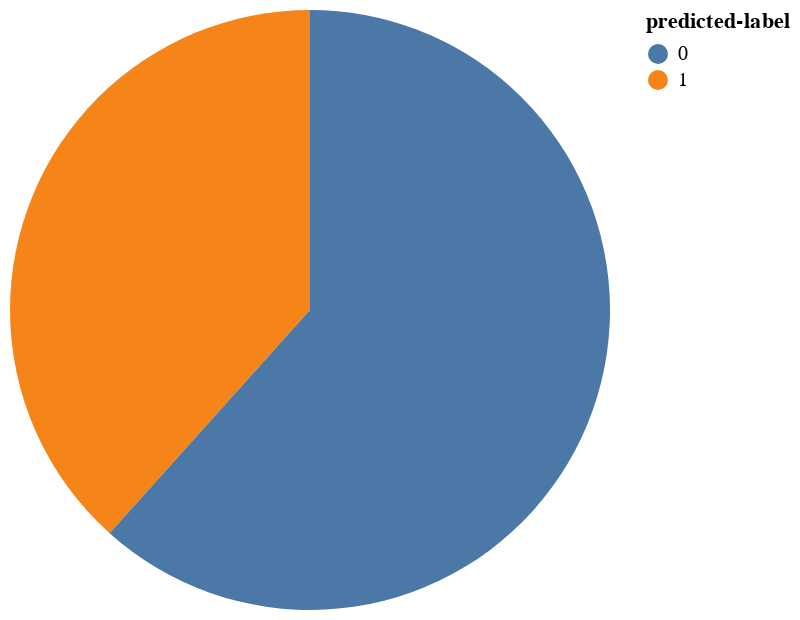

Write notebook code for a chart like this one.
### Code cell
counting = yp.select(pl.col('predicted-label').value_counts()).unnest('predicted-label')

pie = (alt.Chart(counting).mark_arc()
.encode(
    theta=alt.Theta('count', stack='normalize', type='quantitative'),
    color=alt.Color('predicted-label', type='nominal'),
    tooltip=['predicted-label', 'count:N'],
))

pie

### Figure 1 — Vega-Lite specification as saved in the notebook (floating-point values rounded to 4 significant figures)
{"config": {"view": {"continuousWidth": 300, "continuousHeight": 300}}, "data": {"name": "data-f87bc36ddeea28d22bd1c527fae72377"}, "mark": {"type": "arc"}, "encoding": {"color": {"field": "predicted-label", "type": "nominal"}, "theta": {"field": "count", "stack": "normalize", "type": "quantitative"}, "tooltip": [{"field": "predicted-label", "type": "quantitative"}, {"field": "count", "type": "nominal"}]}, "$schema": "https://vega.github.io/schema/vega-lite/v5.20.1.json", "datasets": {"data-f87bc36ddeea28d22bd1c527fae72377": [{"predicted-label": 1, "count": 3116}, {"predicted-label": 0, "count": 5008}]}}
